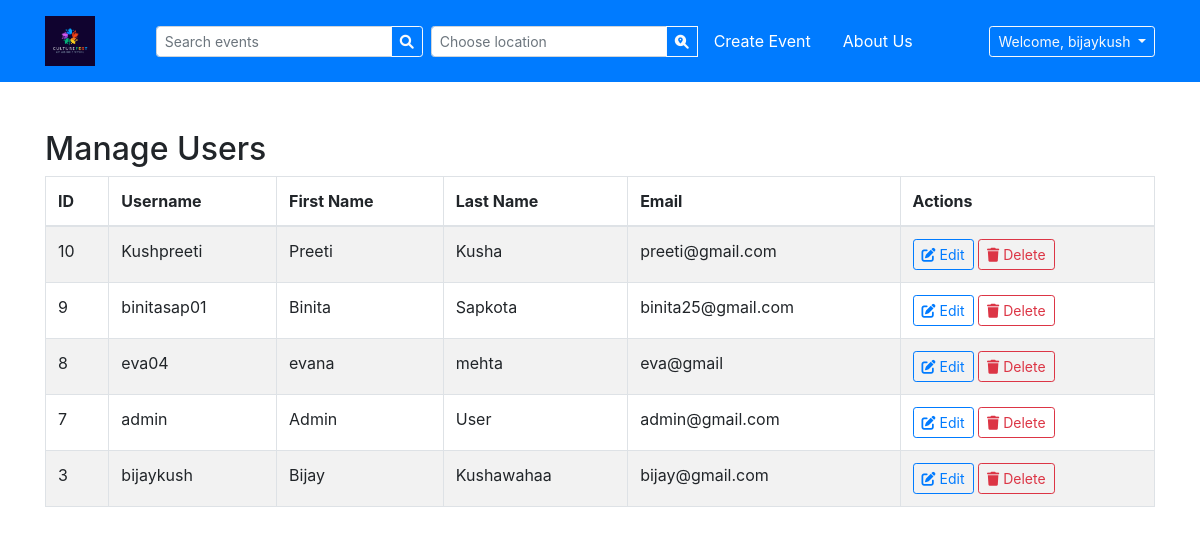
The page /admin/manage_users.php (signed in) on the database its author committed.
### tables this page shows
CREATE TABLE `user` (
  `id` int(11) NOT NULL,
  `username` varchar(250) NOT NULL,
  `password` varchar(100) NOT NULL,
  `email` varchar(250) NOT NULL,
  `created_datetime` datetime NOT NULL,
  `modified_datetime` datetime DEFAULT NULL,
  `usertype_id` int(11) NOT NULL,
  `firstname` varchar(250) NOT NULL,
  `lastname` varchar(250) NOT NULL,
  `IsActive` tinyint(1) NOT NULL DEFAULT 1
);

### admin/manage_users.php (the view, shortened to what this page needs)
<?php
require '../header.php';
$conn = getDB();
try {
    $user_result = $conn->query("SELECT * FROM user WHERE IsActive=1 ORDER BY created_datetime DESC");
    $users = $user_result->fetch_all(MYSQLI_ASSOC);
} catch (Exception $e) {
    die($e->getMessage());
}
?>
<!DOCTYPE html>
<html lang="en">
<head>
</head>
<body>
<div class="container mt-5">
    <div class="toast-container">
    </div>
    <h2>Manage Users</h2>
    <?php if (count($users) > 0): ?>
        <table class="table table-bordered table-striped">
            <thead>
                <tr>
                    <th>ID</th>
                    <th>Username</th>
                    <th>First Name</th>
                    <th>Last Name</th>
                    <th>Email</th>
                    <th>Actions</th>
                </tr>
            </thead>
            <tbody>
                <?php foreach ($users as $row): ?>
                    <tr>
                        <td><?php echo htmlspecialchars($row['id']); ?></td>
                        <td><?php echo htmlspecialchars($row['username']); ?></td>
                        <td><?php echo htmlspecialchars($row['firstname']); ?></td>
                        <td><?php echo htmlspecialchars($row['lastname']); ?></td>
                        <td><?php echo htmlspecialchars($row['email']); ?></td>
                        <td>
                            <button type="button" class="btn btn-sm btn-outline-primary edit-btn" data-id="<?php echo $row['id']; ?>">
                                <i class="fas fa-edit"></i> Edit
                            </button>
                            <a href="#" class="delete-btn btn btn-sm btn-outline-danger" data-id="<?php echo $row['id']; ?>">
                                <i class="fas fa-trash"></i> Delete
                            </a>
                        </td>
                    </tr>
                <?php endforeach; ?>
            </tbody>
        </table>
    <?php else: ?>
        <p class="text-center">No users available.</p>
    <?php endif; ?>
</div>
</body>
</html>

### admin/manage_users.php (style rules this page uses)
.toast-container { position: fixed; top: 1rem; right: 1rem; z-index: 1050; color:white; }

### rows shown on the page
user: id "10", username "Kushpreeti", firstname "Preeti", lastname "Kusha", email "preeti@gmail.com"
user: id "9", username "binitasap01", firstname "Binita", lastname "Sapkota", email "binita25@gmail.com"
user: id "8", username "eva04", firstname "evana", lastname "mehta", email "eva@gmail"
user: id "7", username "admin", firstname "Admin", lastname "User", email "admin@gmail.com"
user: id "3", username "bijaykush", firstname "Bijay", lastname "Kushawahaa", email "bijay@gmail.com"

### other values the page prints
$_SESSION['username'] "bijaykush"
